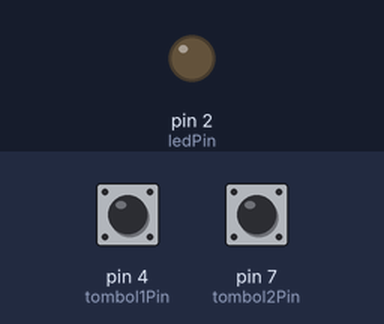
Recording of a sketch running on a simulated Arduino Uno, built with avr-gcc and run on an emulated ATmega328P. On the bench: output pins drawn as LEDs (lit = HIGH). Inputs (shaded band) come from the test bench; at power-on: pin 4 (tombol1Pin) LOW, pin 7 (tombol2Pin) HIGH.

Above: at 1.2 s.
1.3 s: pin 4 (tombol1Pin) pulled HIGH for 0.15 s
At 1.9 s:
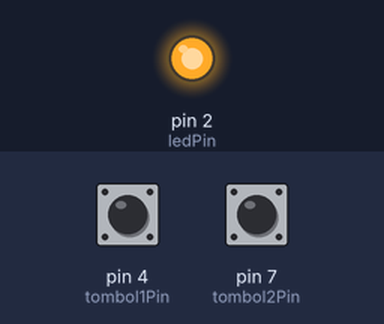
2.9 s: pin 7 (tombol2Pin) pulled LOW for 0.15 s
At 4.1 s:
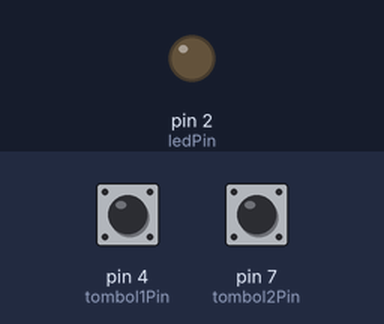
4.5 s: pin 4 (tombol1Pin) pulled HIGH for 1 s
At 5.5 s:
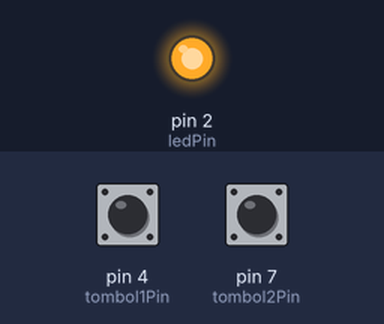
Timing chart, 0 to 7.5 s (numbered marks = the images above; inputs shaded):
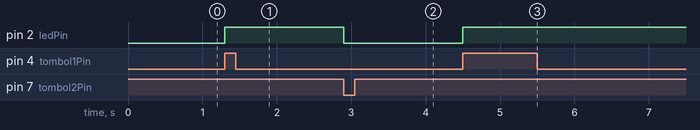

Measured:
- after the input at 1.3 s, pin 2 (ledPin): LOW → HIGH at once
- after the input at 2.9 s, pin 2 (ledPin): HIGH → LOW at once
- after the input at 4.5 s, pin 2 (ledPin): LOW → HIGH at once

The sketch:

KOMBINASI.ino
```cpp
#define tombol1Pin 4
#define tombol2Pin 7
#define ledPin 2

void setup() {
  pinMode(tombol1Pin, INPUT);
  pinMode(tombol2Pin, INPUT);
  pinMode(ledPin, OUTPUT);
}

void loop() {
  int kondisiTombol1 = digitalRead(tombol1Pin);
  int kondisiTombol2 = digitalRead(tombol2Pin);

  if (kondisiTombol1 == HIGH) {
    digitalWrite(ledPin, HIGH);
    while(digitalRead(tombol1Pin) == HIGH) {}
  }
  if (kondisiTombol2 == LOW) {
    digitalWrite(ledPin, LOW);
    while(digitalRead(tombol2Pin) == LOW) {}
  }
}
```
